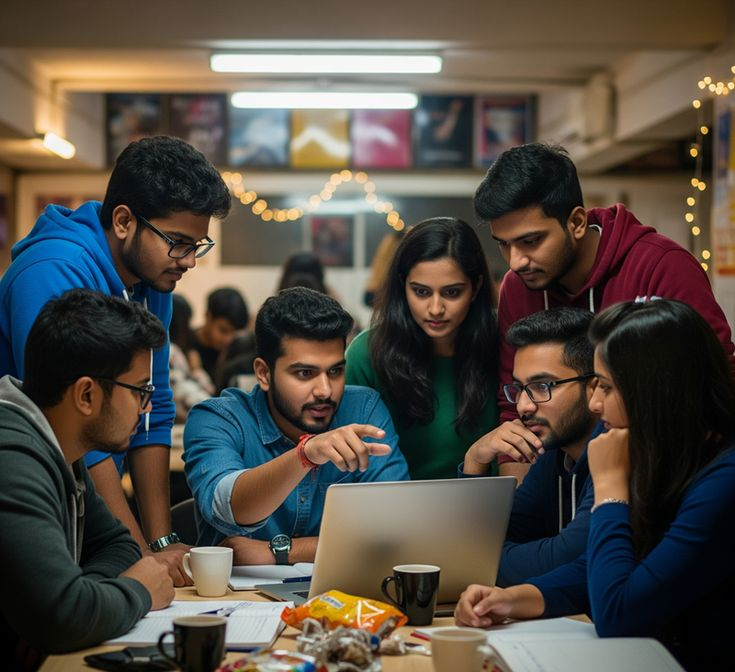
#> input picture src/assets/Hackathon_2.jpg, 735 x 672 px
$ python apply_text.py ../src/assets/Hackathon_2.jpg ../src/assets/blog_hero_book.jpg ../src/assets/blog_hero_book.jpg ../src/assets/blog_hero_book.jpg
#> lines starting #> are read from the running program, lines starting #| are printed output that depends on the picture
from PIL import Image, ImageDraw, ImageFont

def apply_banner_text(input_path, output_path, line1, line2=None, subtitle="An Insightful Guide on"):
#> called with input_path = '../src/assets/Hackathon_2.jpg', output_path = '../src/assets/blog_hero_book.jpg', line1 = '../src/assets/blog_hero_book.jpg', line2 = '../src/assets/blog_hero_book.jpg', subtitle = 'An Insightful Guide on'
    im = Image.open(input_path)
#> im is the input picture: PIL image 735x672 RGB; mean R, G, B 83.7, 76.6, 67.9
    if im.size != (1024, 578):
        im = im.resize((1024, 578), Image.Resampling.LANCZOS)
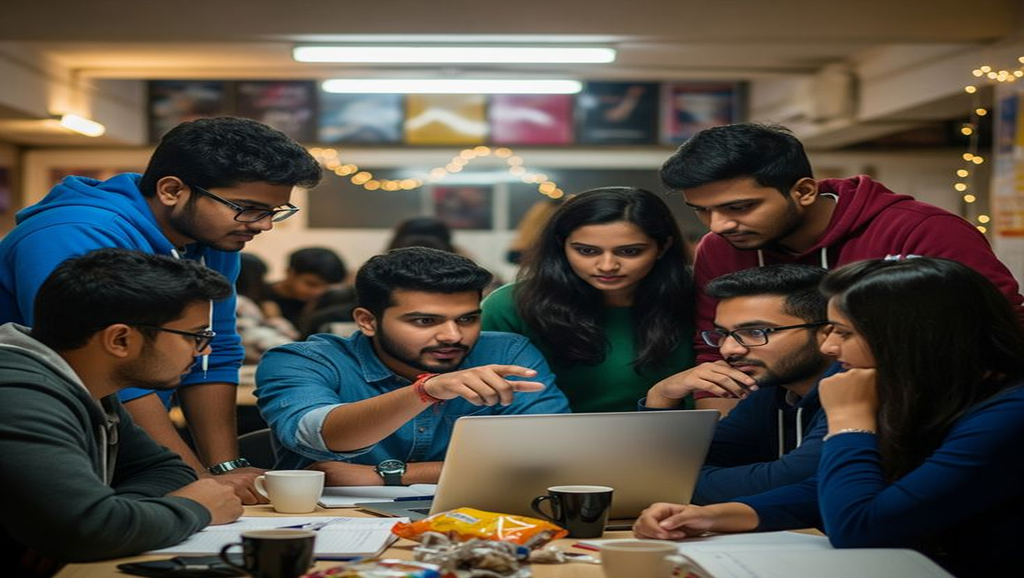
#> im: PIL image 1024x578 RGB; mean R, G, B 83.7, 76.6, 67.9

    # Sample background color around right side
    bg_top = im.getpixel((800, 120))
#> bg_top = (122, 105, 79)
    bg_bottom = im.getpixel((800, 480))
#> bg_bottom = (4, 18, 32)

    draw = ImageDraw.Draw(im)
    # Clear text area with smooth vertical gradient matching image background
    for y in range(150, 460):
        t = (y - 150) / 310.0
        r = int(bg_top[0] * (1 - t) + bg_bottom[0] * t)
        g = int(bg_top[1] * (1 - t) + bg_bottom[1] * t)
        b = int(bg_top[2] * (1 - t) + bg_bottom[2] * t)
        draw.line([(580, y), (1024, y)], fill=(r, g, b))
#> this loop made 310 passes
#> (r, g, b) on passes 1 to 3: (122, 105, 79), (121, 104, 78), (121, 104, 78)

    font_subtitle = ImageFont.truetype('C:/Windows/Fonts/segoeuib.ttf', 28)
    font_title = ImageFont.truetype('C:/Windows/Fonts/segoeuib.ttf', 44)

    text_color = (13, 33, 103) # deep navy
    sub_color = (26, 42, 78)   # dark slate

    # Calculate y positions based on whether line2 exists
    if line2:
        draw.text((610, 205), subtitle, fill=sub_color, font=font_subtitle)
        draw.text((610, 260), line1, fill=text_color, font=font_title)
        draw.text((610, 318), line2, fill=text_color, font=font_title)
    else:
        draw.text((610, 225), subtitle, fill=sub_color, font=font_subtitle)
        draw.text((610, 280), line1, fill=text_color, font=font_title)

    im.save(output_path, quality=95)
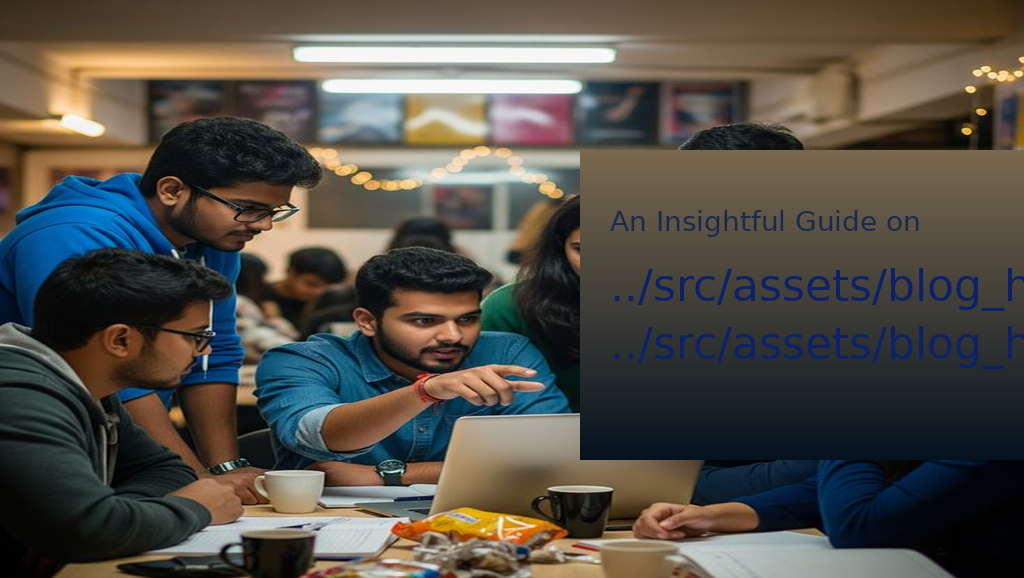
#> saved as blog_hero_book.jpg: PIL image 1024x578 RGB; mean R, G, B 83.6, 79.5, 71.9
    print(f"Applied banner text to {output_path}")

if __name__ == "__main__":
    import sys
    # sys.argv: input_path output_path line1 [line2]
    line2 = sys.argv[4] if len(sys.argv) > 4 else None
    apply_banner_text(sys.argv[1], sys.argv[2], sys.argv[3], line2)

$ run again, on src/assets/blog_interview_success.jpg
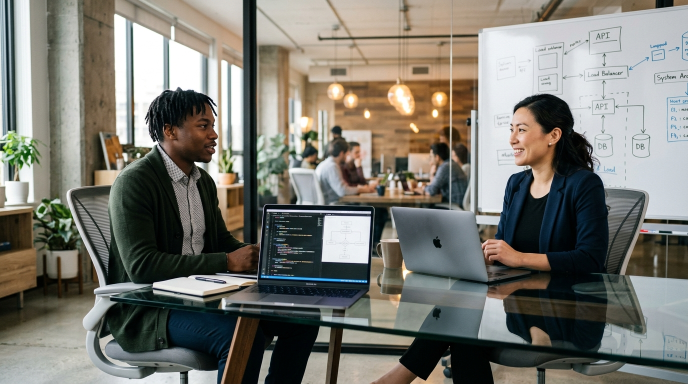
#> input picture src/assets/blog_interview_success.jpg, 1376 x 768 px (shown at 1/2 size)
#> in apply_banner_text, im is the input picture: PIL image 1376x768 RGB; mean R, G, B 121.6, 120.3, 112.8
#> in apply_banner_text, `im = im.resize((1024, 578), Image.Resampling.LANCZOS)`:
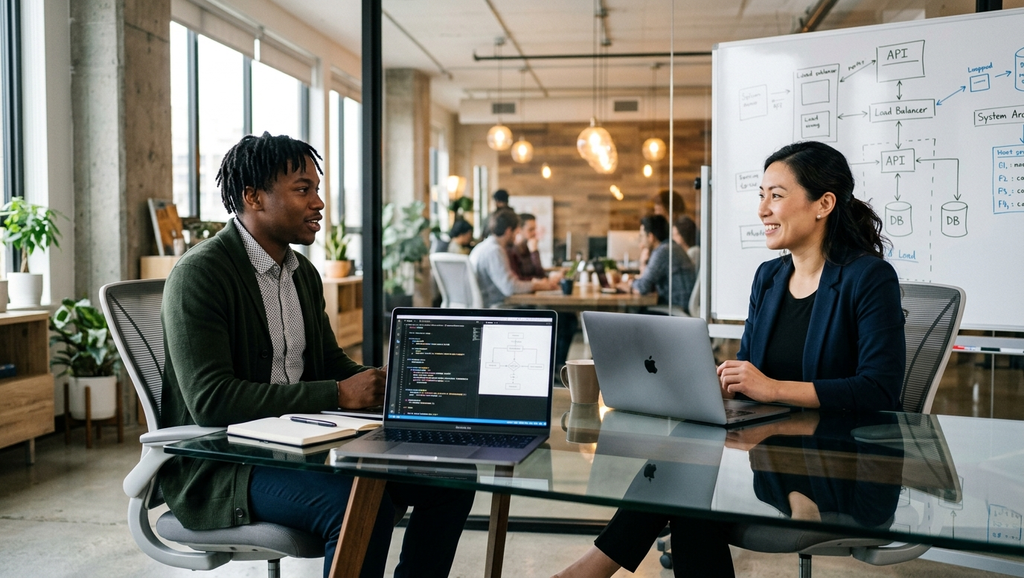
#> im: PIL image 1024x578 RGB; mean R, G, B 121.6, 120.3, 112.8
#> bg_top = (212, 215, 219)
#> bg_bottom = (2, 11, 13)
#> the loop in apply_banner_text, `for y in range(150, 460):` made 310 passes
#> (r, g, b) on passes 1 to 3: (212, 215, 219), (211, 214, 218), (210, 213, 217)
#> in apply_banner_text, `im.save(output_path, quality=95)`:
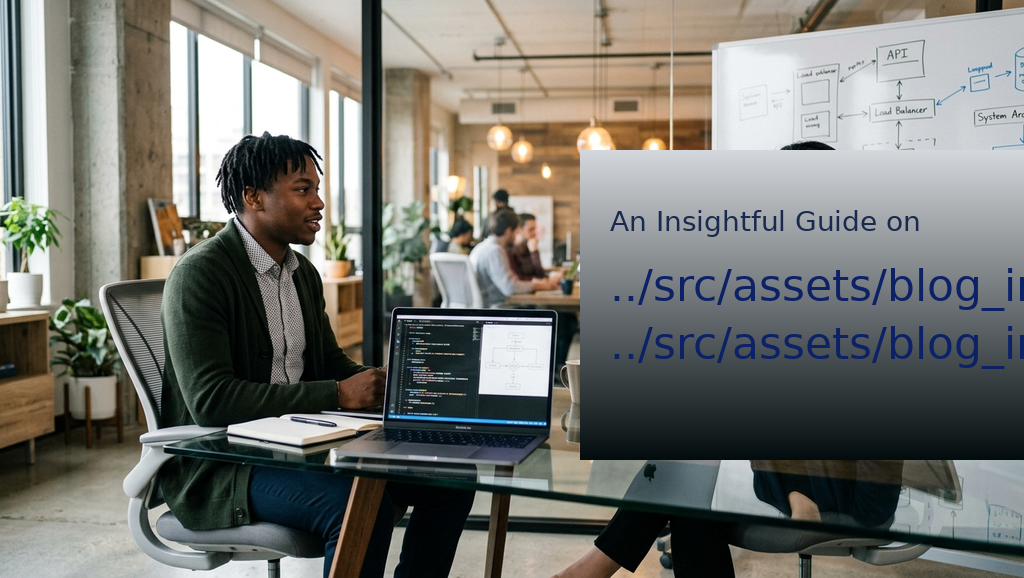
#> saved as blog_interview_success.jpg: PIL image 1024x578 RGB; mean R, G, B 118.5, 119.1, 114

$ run again, on src/assets/blog_nextjs14.jpg
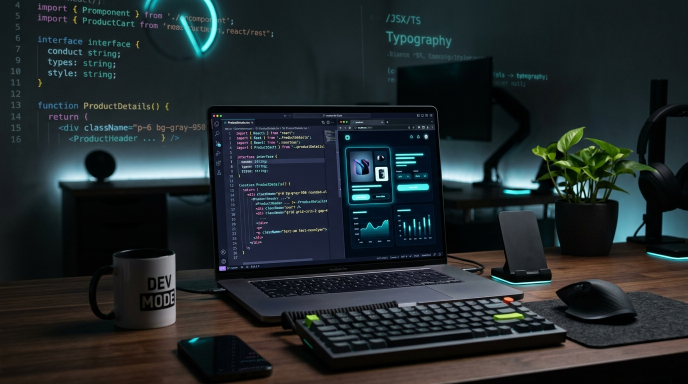
#> input picture src/assets/blog_nextjs14.jpg, 1376 x 768 px (shown at 1/2 size)
#> in apply_banner_text, im is the input picture: PIL image 1376x768 RGB; mean R, G, B 33.5, 41.5, 44.3
#> in apply_banner_text, `im = im.resize((1024, 578), Image.Resampling.LANCZOS)`:
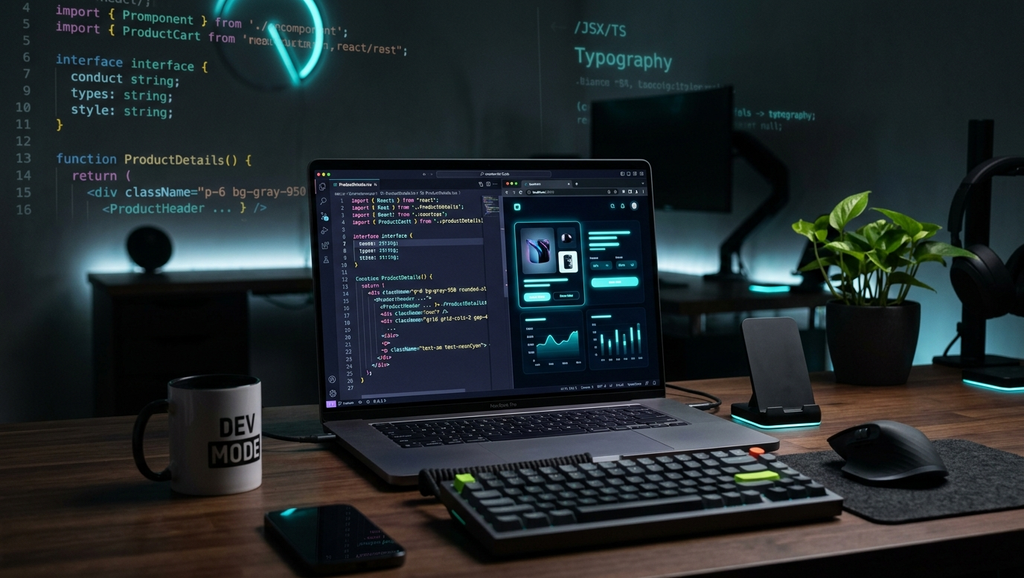
#> im: PIL image 1024x578 RGB; mean R, G, B 33.5, 41.5, 44.3
#> bg_top = (14, 35, 38)
#> bg_bottom = (20, 25, 30)
#> the loop in apply_banner_text, `for y in range(150, 460):` made 310 passes
#> (r, g, b) on passes 1 to 3: (14, 35, 38), (14, 34, 37), (14, 34, 37)
#> in apply_banner_text, `im.save(output_path, quality=95)`:
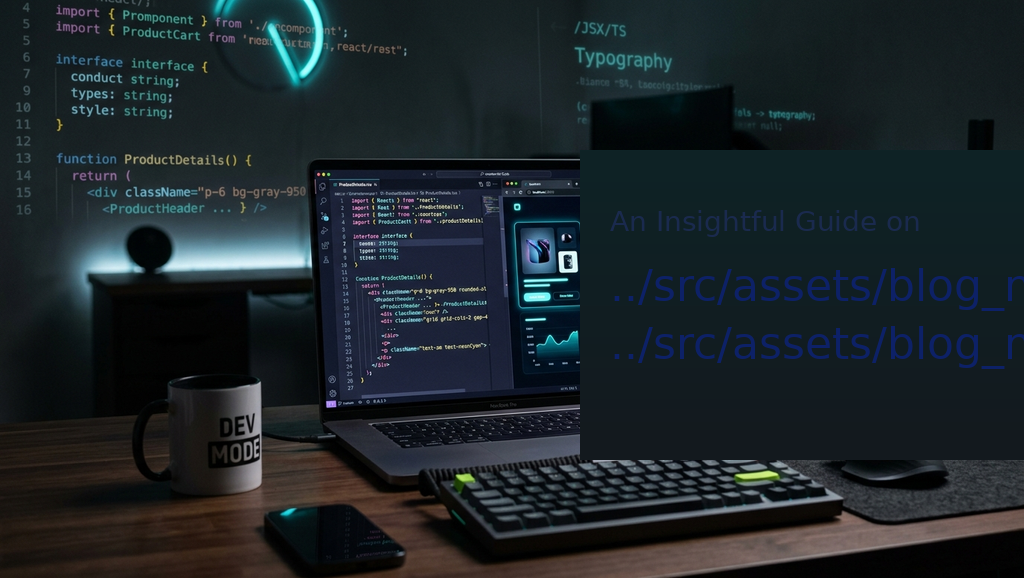
#> saved as blog_nextjs14.jpg: PIL image 1024x578 RGB; mean R, G, B 28.6, 37.2, 41.7

$ run again, on src/assets/blog_productivity_habits.jpg
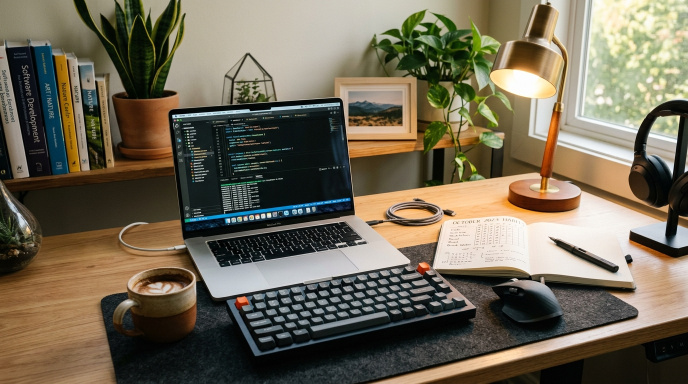
#> input picture src/assets/blog_productivity_habits.jpg, 1376 x 768 px (shown at 1/2 size)
#> in apply_banner_text, im is the input picture: PIL image 1376x768 RGB; mean R, G, B 112.2, 104, 85.5
#> in apply_banner_text, `im = im.resize((1024, 578), Image.Resampling.LANCZOS)`:
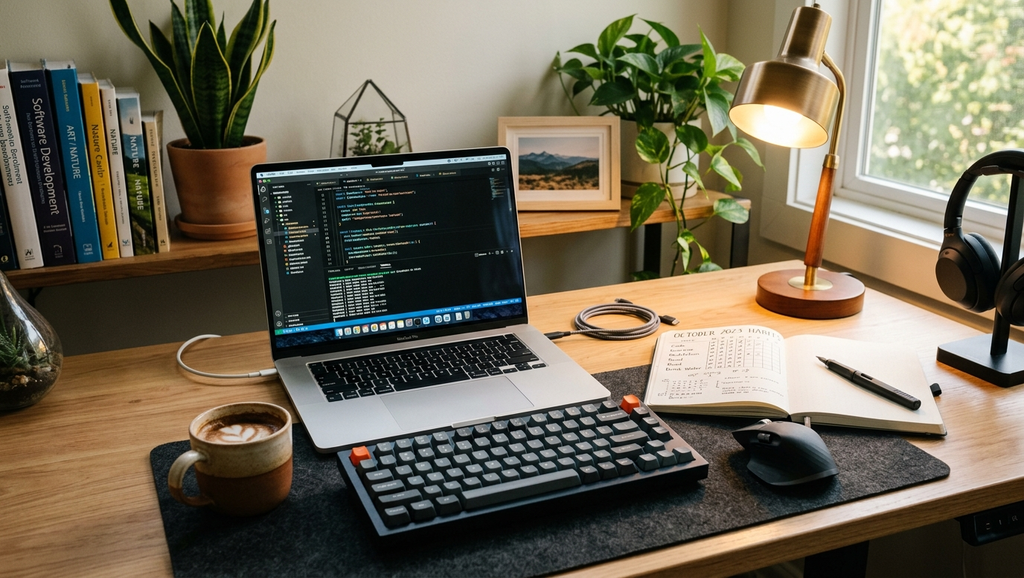
#> im: PIL image 1024x578 RGB; mean R, G, B 112.2, 104, 85.5
#> bg_top = (250, 247, 231)
#> bg_bottom = (23, 24, 19)
#> the loop in apply_banner_text, `for y in range(150, 460):` made 310 passes
#> (r, g, b) on passes 1 to 3: (250, 247, 231), (249, 246, 230), (248, 245, 229)
#> in apply_banner_text, `im.save(output_path, quality=95)`:
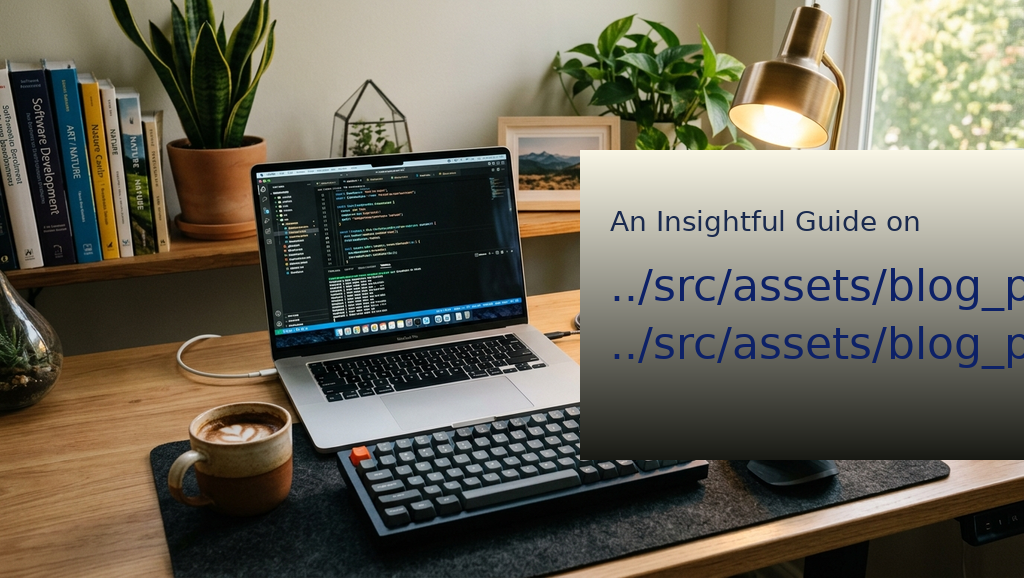
#> saved as blog_productivity_habits.jpg: PIL image 1024x578 RGB; mean R, G, B 106, 101.8, 87.4
